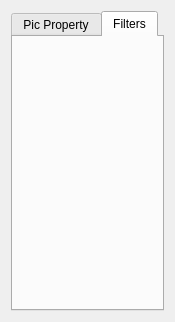
<?xml version="1.0" encoding="UTF-8"?>
<ui version="4.0">
 <class>Pix_Filter_Panel</class>
 <widget class="QWidget" name="Pix_Filter_Panel">
  <property name="geometry">
   <rect>
    <x>0</x>
    <y>0</y>
    <width>161</width>
    <height>322</height>
   </rect>
  </property>
  <property name="windowTitle">
   <string>Form</string>
  </property>
  <layout class="QVBoxLayout" name="verticalLayout">
   <item>
    <widget class="QTabWidget" name="tabWidget">
     <property name="enabled">
      <bool>true</bool>
     </property>
     <property name="maximumSize">
      <size>
       <width>16777215</width>
       <height>16777215</height>
      </size>
     </property>
     <property name="tabPosition">
      <enum>QTabWidget::North</enum>
     </property>
     <property name="tabShape">
      <enum>QTabWidget::Rounded</enum>
     </property>
     <property name="currentIndex">
      <number>1</number>
     </property>
     <property name="movable">
      <bool>false</bool>
     </property>
     <widget class="QWidget" name="twrProperty">
      <attribute name="title">
       <string>Pic Property</string>
      </attribute>
      <layout class="QVBoxLayout" name="verticalLayout_5">
       <item>
        <widget class="ToolsPanel" name="edit_panel" native="true"/>
       </item>
       <item>
        <widget class="QGroupBox" name="data_panel">
         <property name="enabled">
          <bool>false</bool>
         </property>
         <property name="title">
          <string>Selection property:</string>
         </property>
         <layout class="QGridLayout" name="gridLayout_2">
          <item row="0" column="1">
           <widget class="QSpinBox" name="x">
            <property name="toolTip">
             <string>X cordinate of frame</string>
            </property>
            <property name="wrapping">
             <bool>false</bool>
            </property>
            <property name="readOnly">
             <bool>false</bool>
            </property>
            <property name="buttonSymbols">
             <enum>QAbstractSpinBox::UpDownArrows</enum>
            </property>
            <property name="specialValueText">
             <string/>
            </property>
            <property name="showGroupSeparator" stdset="0">
             <bool>false</bool>
            </property>
            <property name="suffix">
             <string/>
            </property>
            <property name="minimum">
             <number>-65535</number>
            </property>
            <property name="maximum">
             <number>65535</number>
            </property>
           </widget>
          </item>
          <item row="3" column="1">
           <widget class="QSpinBox" name="width">
            <property name="toolTip">
             <string>width of frame</string>
            </property>
            <property name="frame">
             <bool>true</bool>
            </property>
            <property name="readOnly">
             <bool>false</bool>
            </property>
            <property name="minimum">
             <number>0</number>
            </property>
            <property name="maximum">
             <number>65535</number>
            </property>
            <property name="singleStep">
             <number>1</number>
            </property>
            <property name="value">
             <number>0</number>
            </property>
           </widget>
          </item>
          <item row="4" column="1">
           <widget class="QSpinBox" name="heigth">
            <property name="toolTip">
             <string>height of frame</string>
            </property>
            <property name="readOnly">
             <bool>false</bool>
            </property>
            <property name="accelerated">
             <bool>false</bool>
            </property>
            <property name="showGroupSeparator" stdset="0">
             <bool>false</bool>
            </property>
            <property name="minimum">
             <number>0</number>
            </property>
            <property name="maximum">
             <number>65535</number>
            </property>
            <property name="singleStep">
             <number>1</number>
            </property>
            <property name="value">
             <number>0</number>
            </property>
           </widget>
          </item>
          <item row="1" column="0">
           <widget class="QLabel" name="label_9">
            <property name="text">
             <string>Y:</string>
            </property>
           </widget>
          </item>
          <item row="1" column="1">
           <widget class="QSpinBox" name="y">
            <property name="toolTip">
             <string>Y cordinate of frame</string>
            </property>
            <property name="readOnly">
             <bool>false</bool>
            </property>
            <property name="minimum">
             <number>-65535</number>
            </property>
            <property name="maximum">
             <number>65535</number>
            </property>
           </widget>
          </item>
          <item row="2" column="0" colspan="2">
           <widget class="Line" name="line_3">
            <property name="orientation">
             <enum>Qt::Horizontal</enum>
            </property>
           </widget>
          </item>
          <item row="0" column="0">
           <widget class="QLabel" name="label_7">
            <property name="text">
             <string>X:</string>
            </property>
           </widget>
          </item>
          <item row="3" column="0">
           <widget class="QLabel" name="label_8">
            <property name="text">
             <string>width:</string>
            </property>
           </widget>
          </item>
          <item row="4" column="0">
           <widget class="QLabel" name="label_6">
            <property name="text">
             <string>heigth:</string>
            </property>
           </widget>
          </item>
         </layout>
        </widget>
       </item>
       <item>
        <spacer name="verticalSpacer_2">
         <property name="orientation">
          <enum>Qt::Vertical</enum>
         </property>
         <property name="sizeHint" stdset="0">
          <size>
           <width>20</width>
           <height>40</height>
          </size>
         </property>
        </spacer>
       </item>
      </layout>
     </widget>
     <widget class="QWidget" name="twrFilter">
      <attribute name="title">
       <string>Filters</string>
      </attribute>
      <layout class="QVBoxLayout" name="verticalLayout_6">
       <item>
        <widget class="ClogFilterPanel" name="clogFilterPanel" native="true"/>
       </item>
       <item>
        <spacer name="verticalSpacer">
         <property name="orientation">
          <enum>Qt::Vertical</enum>
         </property>
         <property name="sizeHint" stdset="0">
          <size>
           <width>116</width>
           <height>15</height>
          </size>
         </property>
        </spacer>
       </item>
      </layout>
     </widget>
    </widget>
   </item>
  </layout>
 </widget>
 <customwidgets>
  <customwidget>
   <class>ClogFilterPanel</class>
   <extends>QWidget</extends>
   <header>../WTF_Viewer/viewer_widget/viewer/clogfilterpanel.h</header>
   <container>1</container>
  </customwidget>
  <customwidget>
   <class>ToolsPanel</class>
   <extends>QWidget</extends>
   <header>../WTF_Viewer/viewer_widget/viewer/toolspanel.h</header>
   <container>1</container>
  </customwidget>
 </customwidgets>
 <resources/>
 <connections/>
</ui>
